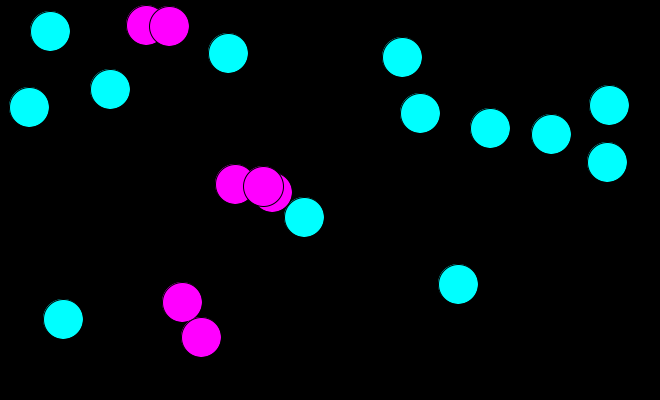
Frame 1 (no input)
Frame 60 (the mouse pressed at the canvas centre just before this capture): identical to frame 1, image omitted
Frame 120 (the mouse held since frame 60 and released just before this capture): identical to frame 1, image omitted

The Processing sketch that drew this single still picture (run headless with seeded random() and noise(); from frame 60 on, the mouse is pressed at the canvas centre):

// Processing sketch: w17_class
// ── w17_class.pde
Ball[] balls;
int score;
  color SAFE_COLOR = color(0, 255, 255);
  color COLLISION_COLOR = color(255, 0, 255);

void setup() {
  size(660, 400);
  background(0);
  score = 0;

  balls = new Ball[20];
  setupBalls();
}//setup

void draw() {
  background(0);

  for (int i=0; i<balls.length; i++) {
  
    fill (SAFE_COLOR);
for (int hi=0; hi<balls.length; hi++) {
    if (balls [i].collisionCheck (balls[hi])) {
    balls[i].setColor(COLLISION_COLOR) ; 
    balls[hi].setColor (COLLISION_COLOR) ;
    }
}
    balls[i].display();
    balls[i].move();
  
  }
}//draw

void setupBalls() {
  for (int i=0; i<balls.length; i++) {
    balls[i] = new Ball();
  }//loop through array, creating new Ball objects
}//setupBalls

void changeAllSpeeds() {
  int changex, changey;
  for (int i=0; i<balls.length; i++) {
    changex = int(random(-5, 6));
    changey = int(random(-5, 6));

    balls[i].changeSpeed(changex, changey);
  }
}//changeAllSpeeds


void keyPressed() {
  if (key == ' ') {
    for (int i=0; i<balls.length; i++) {
      balls[i].reset();
    }
  }//reset'
  else if (key == 'w') {
    changeAllSpeeds();
  }
  else if (key == CODED) {
    int xchange = 0;
    int ychange = 0;
    if (keyCode == UP) {
      ychange = -1;
    }//up
    else if (keyCode == DOWN) {
      ychange = 1;
    }//down
    else if (keyCode == LEFT) {
      xchange = -1;
    }//left
    else if (keyCode == RIGHT) {
      xchange = 1;
    }//right
    for (int i=0; i<balls.length; i++) {
      balls[i].changeSpeed(xchange, ychange);
    }
  }//non ASCII keys
}

void mousePressed() {
  for (int i=0; i<balls.length; i++) {
    if ( balls[i].onBall(mouseX, mouseY) ) {
      score+= balls[i].getScoreValue();
      balls[i].reset();
      println("Score: " + score);
    }//hit
  }
}//mousePressed

// ── ball.pde
class Ball {

  int cx, cy;
  int xvelocity, yvelocity;
  int radius;

  color c = SAFE_COLOR ;

  //constructor
  Ball() {
    radius = 20;
    reset();
  }//default constructor

  void reset() {
    xvelocity = 0;
    yvelocity = 0;
    cx = int(random(radius, width-radius));
    cy = int(random(radius, height-radius));
  }//resetBall

  void display() {
    circle(cx, cy, radius * 2);
    fill(c);
  }//display

  void move() {
    if (cx <= radius || cx >= (width - 1 - radius)) {
      xvelocity*= -1;
    }//x bounce
    if (cy <= radius || cy >= (height - 1 - radius)) {
      yvelocity*= -1;
    }//x bounce
    cx+= xvelocity;
    cy+= yvelocity;
  }//moveBall

  void changeSpeed(int x, int y) {
    xvelocity+= x;
    yvelocity+= y;
  }//changeSpeed

  boolean onBall(int x, int y) {
    float d = dist(x, y, cx, cy);
    return d <= radius;
  }//onBall

  int getScoreValue() {
    int score = abs(xvelocity) + abs(yvelocity);
    return score;
  }//getScoreValue


void setColor (color newc){
  fill(newc);
}
  

boolean collisionCheck (Ball other){
  
  if ((dist (this.cx,this.cy,other.cx,other.cy) < this.radius*2) && this != other){
    return true;
  }
  else {
   return false; 
  }
    
  
  //reutrns true if the calling abll object and other are touching
  //check distance between the 2 ball objects
}
}//Ball
